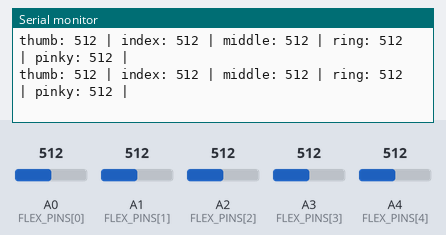
A sketch run on a simulated Arduino Uno, built with avr-gcc and run on an emulated ATmega328P. On the bench: the last lines printed to the serial monitor. The inputs (shaded band) are chosen by the test bench; at power-on: A0 (FLEX_PINS[0]) = 512, A1 (FLEX_PINS[1]) = 512, A2 (FLEX_PINS[2]) = 512, A3 (FLEX_PINS[3]) = 512, A4 (FLEX_PINS[4]) = 512.

Above: at 1.3 s.
1.4 s: A0 (FLEX_PINS[0]) set to 111
At 1.42 s:
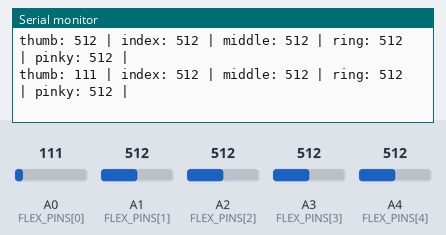
2.9 s: A0 (FLEX_PINS[0]) set to 92
At 2.97 s:
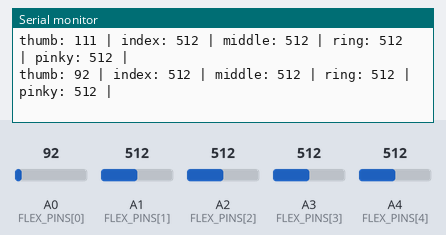
7.4 s: A1 (FLEX_PINS[1]) set to 109
At 7.46 s:
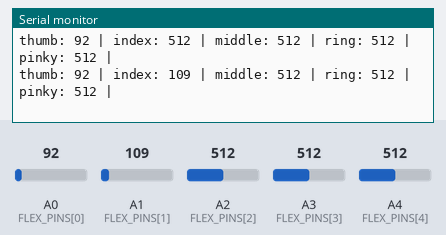
10.4 s: A1 (FLEX_PINS[1]) set to 95
At 10.42 s:
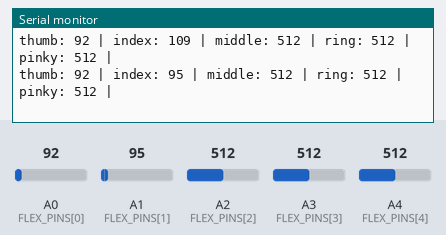
11.9 s: A2 (FLEX_PINS[2]) set to 109
At 11.95 s:
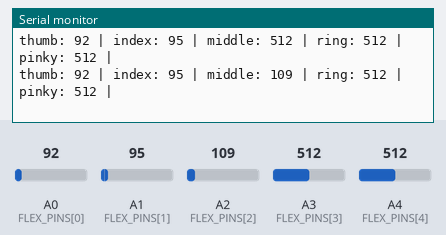
14.9 s: A2 (FLEX_PINS[2]) set to 88
At 14.91 s:
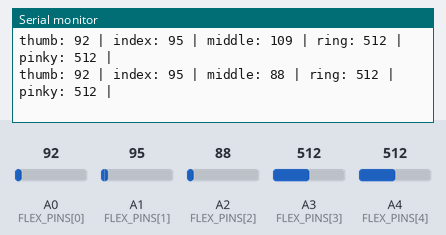
Timing chart, 0 to 17.4 s (numbered marks = the images above; inputs shaded):
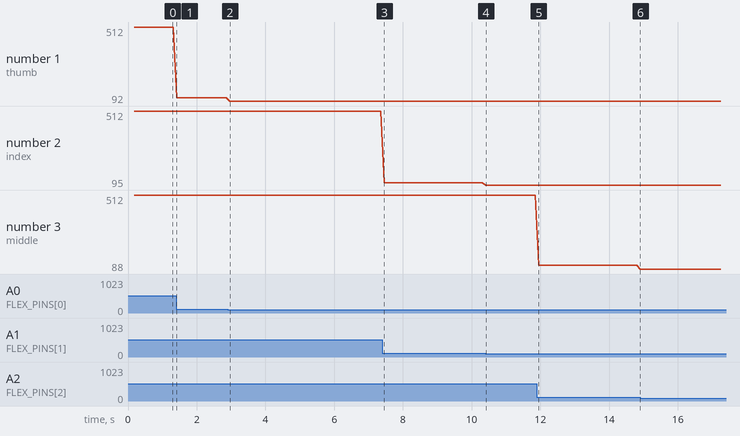

The sketch:

Flex_Simulation.ino
```cpp
// Arduino Uno 5 Flex Sensor Reader
// Reads 5 flex sensors and prints values every 100ms

const int FLEX_PINS[5] = {A0, A1, A2, A3, A4}; // Use analog pins A0–A4
String fingerNames[5] = {"thumb", "index", "middle", "ring", "pinky"};

unsigned long lastDataSend = 0;
const unsigned long SEND_INTERVAL = 100; // 100 ms

void setup() {
  Serial.begin(9600);

  Serial.println("Initializing 5 Flex Sensors with Arduino Uno...");
  Serial.println("Using raw analog readings (no averaging)");
  Serial.println("Updates every 100ms");

  // Set pins as input
  for (int i = 0; i < 5; i++) {
    pinMode(FLEX_PINS[i], INPUT);
  }

  Serial.println("System Ready!");
  Serial.println("===============================================");
}

void loop() {
  if (millis() - lastDataSend > SEND_INTERVAL) {
    readAndPrintData();
    lastDataSend = millis();
  }
}

void readAndPrintData() {
  for (int i = 0; i < 5; i++) {
    int rawValue = analogRead(FLEX_PINS[i]);

    Serial.print(fingerNames[i]);
    Serial.print(": ");
    Serial.print(rawValue);
    Serial.print(" | ");
  }
  Serial.println();
}
```

Measured:
- after the input at 1.4 s, the serial monitor: prints a new line at once (image 1)
- after the input at 2.9 s, the serial monitor: prints a new line after 0.07 s (image 2)
- after the input at 7.4 s, the serial monitor: prints a new line after 0.06 s (image 3)
- after the input at 10.4 s, the serial monitor: prints a new line at once (image 4)
- after the input at 11.9 s, the serial monitor: prints a new line after 0.05 s (image 5)
- after the input at 14.9 s, the serial monitor: prints a new line at once (image 6)
- plotted number 1: 512 → 111 after the input at 1.4 s, 111 → 92 after the input at 2.9 s
- plotted number 2: 512 → 109 after the input at 7.4 s, 109 → 95 after the input at 10.4 s
